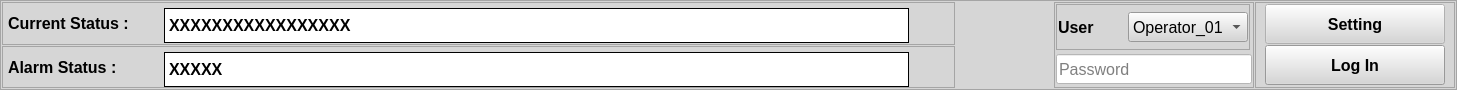
     <widget class="QFrame" name="Status_frm_Btm">
      <property name="minimumSize">
       <size>
        <width>0</width>
        <height>90</height>
       </size>
      </property>
      <property name="maximumSize">
       <size>
        <width>16777215</width>
        <height>90</height>
       </size>
      </property>
      <property name="styleSheet">
       <string notr="true">background-color: rgb(214, 214, 214);</string>
      </property>
      <property name="frameShape">
       <enum>QFrame::StyledPanel</enum>
      </property>
      <property name="frameShadow">
       <enum>QFrame::Raised</enum>
      </property>
      <layout class="QGridLayout" name="gridLayout">
       <property name="leftMargin">
        <number>1</number>
       </property>
       <property name="topMargin">
        <number>1</number>
       </property>
       <property name="rightMargin">
        <number>1</number>
       </property>
       <property name="bottomMargin">
        <number>1</number>
       </property>
       <property name="spacing">
        <number>1</number>
       </property>
       <item row="0" column="0">
        <widget class="QFrame" name="frame_status01">
         <property name="frameShape">
          <enum>QFrame::StyledPanel</enum>
         </property>
         <property name="frameShadow">
          <enum>QFrame::Raised</enum>
         </property>
         <layout class="QHBoxLayout" name="horizontalLayout_2">
          <property name="leftMargin">
           <number>5</number>
          </property>
          <property name="topMargin">
           <number>1</number>
          </property>
          <property name="rightMargin">
           <number>5</number>
          </property>
          <property name="bottomMargin">
           <number>1</number>
          </property>
          <item>
           <widget class="QLabel" name="Status_lbl">
            <property name="minimumSize">
             <size>
              <width>150</width>
              <height>0</height>
             </size>
            </property>
            <property name="maximumSize">
             <size>
              <width>150</width>
              <height>16777215</height>
             </size>
            </property>
            <property name="font">
             <font>
              <pointsize>12</pointsize>
              <weight>75</weight>
              <bold>true</bold>
             </font>
            </property>
            <property name="text">
             <string>Current Status :</string>
            </property>
            <property name="margin">
             <number>5</number>
            </property>
           </widget>
          </item>
          <item>
           <widget class="QLabel" name="show_current_sts_lbl">
            <property name="minimumSize">
             <size>
              <width>745</width>
              <height>35</height>
             </size>
            </property>
            <property name="maximumSize">
             <size>
              <width>745</width>
              <height>30</height>
             </size>
            </property>
            <property name="font">
             <font>
              <pointsize>12</pointsize>
              <weight>75</weight>
              <bold>true</bold>
             </font>
            </property>
            <property name="styleSheet">
             <string notr="true">background-color: rgb(255, 255, 255);</string>
            </property>
            <property name="frameShape">
             <enum>QFrame::Box</enum>
            </property>
            <property name="text">
             <string>XXXXXXXXXXXXXXXXX</string>
            </property>
            <property name="margin">
             <number>5</number>
            </property>
           </widget>
          </item>
          <item>
           <spacer name="horizontalSpacer_6">
            <property name="orientation">
             <enum>Qt::Horizontal</enum>
            </property>
            <property name="sizeHint" stdset="0">
             <size>
              <width>40</width>
              <height>20</height>
             </size>
            </property>
           </spacer>
          </item>
         </layout>
        </widget>
       </item>
       <item row="0" column="1" rowspan="2">
        <spacer name="horizontalSpacer_3">
         <property name="orientation">
          <enum>Qt::Horizontal</enum>
         </property>
         <property name="sizeType">
          <enum>QSizePolicy::Fixed</enum>
         </property>
         <property name="sizeHint" stdset="0">
          <size>
           <width>98</width>
           <height>83</height>
          </size>
         </property>
        </spacer>
       </item>
       <item row="0" column="2" rowspan="2">
        <widget class="QFrame" name="login_frm">
         <property name="minimumSize">
          <size>
           <width>200</width>
           <height>0</height>
          </size>
         </property>
         <property name="maximumSize">
          <size>
           <width>200</width>
           <height>16777215</height>
          </size>
         </property>
         <property name="frameShape">
          <enum>QFrame::StyledPanel</enum>
         </property>
         <property name="frameShadow">
          <enum>QFrame::Raised</enum>
         </property>
         <layout class="QGridLayout" name="gridLayout_4">
          <property name="leftMargin">
           <number>1</number>
          </property>
          <property name="topMargin">
           <number>1</number>
          </property>
          <property name="rightMargin">
           <number>1</number>
          </property>
          <property name="bottomMargin">
           <number>3</number>
          </property>
          <property name="horizontalSpacing">
           <number>2</number>
          </property>
          <property name="verticalSpacing">
           <number>4</number>
          </property>
          <item row="1" column="1" colspan="2">
           <widget class="QLineEdit" name="user_password">
            <property name="minimumSize">
             <size>
              <width>0</width>
              <height>30</height>
             </size>
            </property>
            <property name="font">
             <font>
              <pointsize>12</pointsize>
             </font>
            </property>
            <property name="styleSheet">
             <string notr="true">background-color: rgb(255, 255, 255);</string>
            </property>
            <property name="inputMask">
             <string/>
            </property>
            <property name="alignment">
             <set>Qt::AlignLeading|Qt::AlignLeft|Qt::AlignVCenter</set>
            </property>
            <property name="placeholderText">
             <string>Password</string>
            </property>
           </widget>
          </item>
          <item row="0" column="1">
           <widget class="QFrame" name="frame_6">
            <property name="frameShape">
             <enum>QFrame::StyledPanel</enum>
            </property>
            <property name="frameShadow">
             <enum>QFrame::Raised</enum>
            </property>
            <layout class="QHBoxLayout" name="horizontalLayout_13">
             <property name="spacing">
              <number>1</number>
             </property>
             <property name="leftMargin">
              <number>1</number>
             </property>
             <property name="topMargin">
              <number>1</number>
             </property>
             <property name="rightMargin">
              <number>1</number>
             </property>
             <property name="bottomMargin">
              <number>1</number>
             </property>
             <item>
              <widget class="QLabel" name="User_lbl_3">
               <property name="minimumSize">
                <size>
                 <width>0</width>
                 <height>30</height>
                </size>
               </property>
               <property name="maximumSize">
                <size>
                 <width>16777215</width>
                 <height>30</height>
                </size>
               </property>
               <property name="font">
                <font>
                 <pointsize>12</pointsize>
                 <weight>75</weight>
                 <bold>true</bold>
                </font>
               </property>
               <property name="text">
                <string>User</string>
               </property>
               <property name="margin">
                <number>5</number>
               </property>
              </widget>
             </item>
             <item>
              <spacer name="horizontalSpacer_9">
               <property name="orientation">
                <enum>Qt::Horizontal</enum>
               </property>
               <property name="sizeHint" stdset="0">
                <size>
                 <width>40</width>
                 <height>0</height>
                </size>
               </property>
              </spacer>
             </item>
             <item>
              <widget class="QComboBox" name="User_ComboBox">
               <property name="minimumSize">
                <size>
                 <width>120</width>
                 <height>30</height>
                </size>
               </property>
               <property name="maximumSize">
                <size>
                 <width>120</width>
                 <height>16777215</height>
                </size>
               </property>
               <property name="font">
                <font>
                 <pointsize>12</pointsize>
                 <weight>50</weight>
                 <bold>false</bold>
                </font>
               </property>
               <property name="editable">
                <bool>false</bool>
               </property>
               <property name="currentText">
                <string>Operator_01</string>
               </property>
               <item>
                <property name="text">
                 <string>Operator_01</string>
                </property>
               </item>
               <item>
                <property name="text">
                 <string>Manager</string>
                </property>
               </item>
               <item>
                <property name="text">
                 <string>Admin</string>
                </property>
               </item>
              </widget>
             </item>
            </layout>
           </widget>
          </item>
         </layout>
        </widget>
       </item>
       <item row="0" column="3" rowspan="2">
        <widget class="QFrame" name="frame_2">
         <property name="minimumSize">
          <size>
           <width>200</width>
           <height>0</height>
          </size>
         </property>
         <property name="frameShape">
          <enum>QFrame::StyledPanel</enum>
         </property>
         <property name="frameShadow">
          <enum>QFrame::Raised</enum>
         </property>
         <layout class="QVBoxLayout" name="verticalLayout_10">
          <property name="spacing">
           <number>1</number>
          </property>
          <property name="topMargin">
           <number>1</number>
          </property>
          <property name="rightMargin">
           <number>1</number>
          </property>
          <property name="bottomMargin">
           <number>1</number>
          </property>
          <item>
           <widget class="QPushButton" name="setting_btn">
            <property name="enabled">
             <bool>false</bool>
            </property>
            <property name="minimumSize">
             <size>
              <width>180</width>
              <height>40</height>
             </size>
            </property>
            <property name="maximumSize">
             <size>
              <width>180</width>
              <height>40</height>
             </size>
            </property>
            <property name="font">
             <font>
              <pointsize>12</pointsize>
              <weight>75</weight>
              <bold>true</bold>
             </font>
            </property>
            <property name="cursor">
             <cursorShape>PointingHandCursor</cursorShape>
            </property>
            <property name="styleSheet">
             <string notr="true">background-color: rgb(214, 214, 214);
color: rgb(0, 0, 0);</string>
            </property>
            <property name="text">
             <string>Setting</string>
            </property>
            <property name="icon">
             <iconset resource="Livguard_resource.qrc">
              <normaloff>:/newPrefix/images_ICON/Setting_off.jpeg</normaloff>
              <normalon>:/newPrefix/images_ICON/Setting_on.jpeg</normalon>:/newPrefix/images_ICON/Setting_off.jpeg</iconset>
            </property>
            <property name="iconSize">
             <size>
              <width>35</width>
              <height>35</height>
             </size>
            </property>
            <property name="checkable">
             <bool>true</bool>
            </property>
            <property name="autoExclusive">
             <bool>true</bool>
            </property>
           </widget>
          </item>
          <item>
           <widget class="QPushButton" name="longin_btn">
            <property name="enabled">
             <bool>true</bool>
            </property>
            <property name="minimumSize">
             <size>
              <width>180</width>
              <height>40</height>
             </size>
            </property>
            <property name="maximumSize">
             <size>
              <width>180</width>
              <height>40</height>
             </size>
            </property>
            <property name="font">
             <font>
              <pointsize>12</pointsize>
              <weight>75</weight>
              <bold>true</bold>
             </font>
            </property>
            <property name="cursor">
             <cursorShape>PointingHandCursor</cursorShape>
            </property>
            <property name="text">
             <string>Log In</string>
            </property>
           </widget>
          </item>
         </layout>
        </widget>
       </item>
       <item row="1" column="0">
        <widget class="QFrame" name="frame_status_02">
         <property name="frameShape">
          <enum>QFrame::StyledPanel</enum>
         </property>
         <property name="frameShadow">
          <enum>QFrame::Raised</enum>
         </property>
         <layout class="QHBoxLayout" name="horizontalLayout_8">
          <property name="spacing">
           <number>6</number>
          </property>
          <property name="leftMargin">
           <number>5</number>
          </property>
          <property name="topMargin">
           <number>1</number>
          </property>
          <property name="rightMargin">
           <number>5</number>
          </property>
          <property name="bottomMargin">
           <number>1</number>
          </property>
          <item>
           <widget class="QLabel" name="Alarm_lbl">
            <property name="minimumSize">
             <size>
              <width>150</width>
              <height>0</height>
             </size>
            </property>
            <property name="maximumSize">
             <size>
              <width>150</width>
              <height>16777215</height>
             </size>
            </property>
            <property name="font">
             <font>
              <pointsize>12</pointsize>
              <weight>75</weight>
              <bold>true</bold>
             </font>
            </property>
            <property name="text">
             <string>Alarm Status : </string>
            </property>
            <property name="margin">
             <number>5</number>
            </property>
           </widget>
          </item>
          <item>
           <widget class="QLabel" name="show_alarm_sts_lbl">
            <property name="minimumSize">
             <size>
              <width>745</width>
              <height>35</height>
             </size>
            </property>
            <property name="maximumSize">
             <size>
              <width>745</width>
              <height>30</height>
             </size>
            </property>
            <property name="font">
             <font>
              <pointsize>12</pointsize>
              <weight>75</weight>
              <bold>true</bold>
             </font>
            </property>
            <property name="styleSheet">
             <string notr="true">background-color: rgb(255, 255, 255);</string>
            </property>
            <property name="frameShape">
             <enum>QFrame::Box</enum>
            </property>
            <property name="text">
             <string>XXXXX</string>
            </property>
            <property name="margin">
             <number>5</number>
            </property>
           </widget>
          </item>
          <item>
           <spacer name="horizontalSpacer_5">
            <property name="orientation">
             <enum>Qt::Horizontal</enum>
            </property>
            <property name="sizeHint" stdset="0">
             <size>
              <width>40</width>
              <height>20</height>
             </size>
            </property>
           </spacer>
          </item>
         </layout>
        </widget>
       </item>
      </layout>
     </widget>
